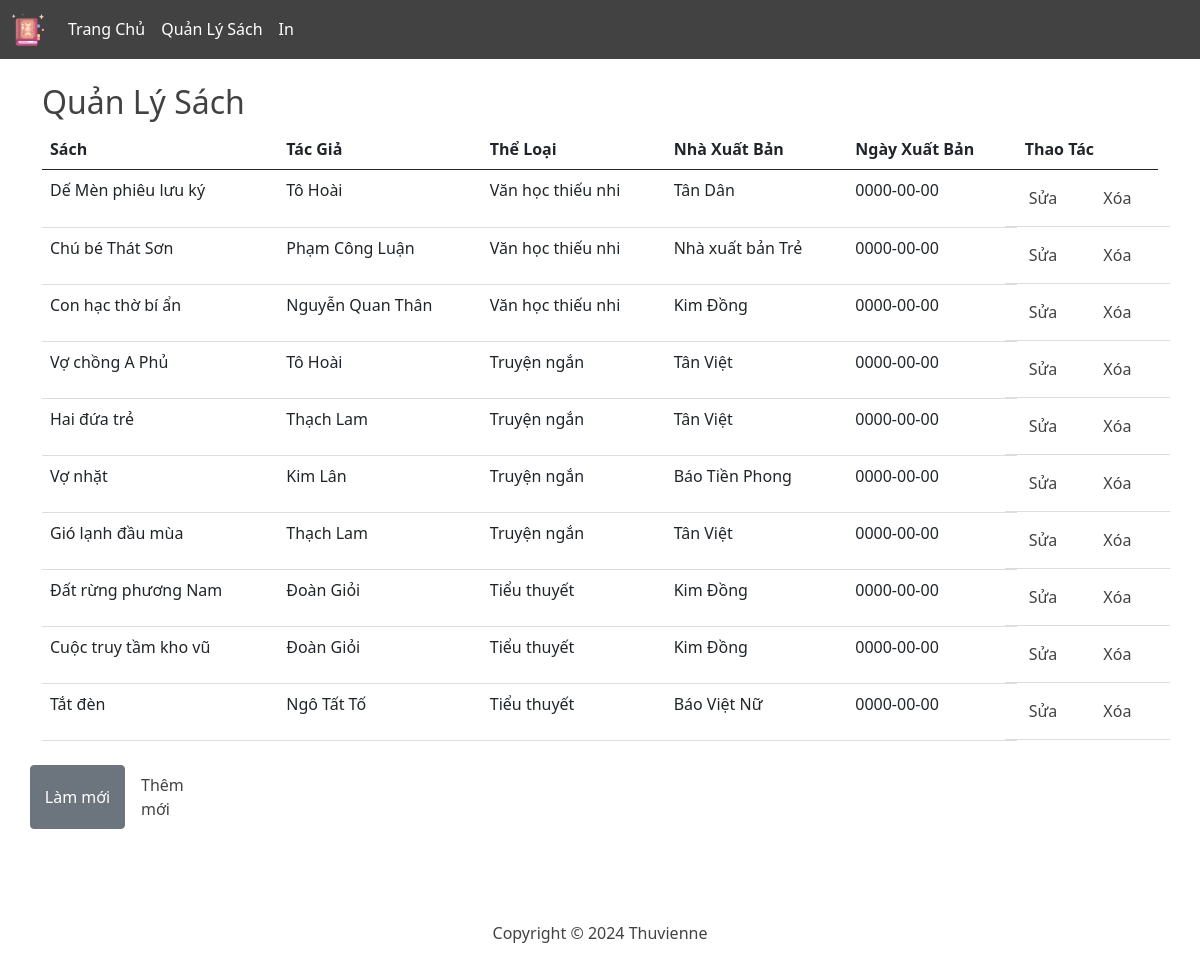
Page /pages/admin/manage_books.php on the committed database.
### tables this page shows
create table SACH
(
   MA_SACH              int not null,
   STT_THELOAI          int not null,
   MA_NXB               char(10) not null,
   MA_TG                char(10) not null,
   TEN_SACH             varchar(20) not null,
   TGXB                 date not null,
   primary key (MA_SACH)
);

create table TAC_GIA
(
   MA_TG                char(10) not null,
   TEN_TG               varchar(20) not null,
   WEBSITE              varchar(30) not null,
   primary key (MA_TG)
);

create table THE_LOAI
(
   STT_THELOAI          int not null,
   TEN_TL               varchar(20) not null,
   primary key (STT_THELOAI)
);

create table NHA_XUAT_BAN
(
   MA_NXB               char(10) not null,
   TEN_NXB              varchar(20) not null,
   DIACHI_NXB           varchar(50) not null,
   NGUOIDAIDIEN         text not null,
   primary key (MA_NXB)
);

### public/pages/admin/manage_books.php (the view)
<?php
require __DIR__ . '/../../../src/db/db_connect.php';
try {
    $query = "
        SELECT SACH.MA_SACH, SACH.TEN_SACH, TAC_GIA.TEN_TG, THE_LOAI.TEN_TL, NHA_XUAT_BAN.TEN_NXB, SACH.TGXB
        FROM SACH
        JOIN TAC_GIA ON SACH.MA_TG = TAC_GIA.MA_TG
        JOIN THE_LOAI ON SACH.STT_THELOAI = THE_LOAI.STT_THELOAI
        JOIN NHA_XUAT_BAN ON SACH.MA_NXB = NHA_XUAT_BAN.MA_NXB
    ";
    $stmt = $pdo->query($query);
    $sachs = $stmt->fetchAll(PDO::FETCH_ASSOC);
} catch (PDOException $e) {
    echo "Lỗi: " . $e->getMessage();
    exit();
}
?>
<!DOCTYPE html>
<html lang="en">
<?php require __DIR__ . '/../../../src/partials/header.php' ?>
<body>
<?php require __DIR__ . '/../../../src/partials/sub-header--admin.php' ?>
    <main class="container mt-4">
        <h2>Quản Lý Sách</h2>
        <table class="table">
            <thead>
                <tr>
                    <th>Sách</th>
                    <th>Tác Giả</th>
                    <th>Thể Loại</th>
                    <th>Nhà Xuất Bản</th>
                    <th>Ngày Xuất Bản</th>
                    <th>Thao Tác</th>
                </tr>
            </thead>
            <tbody>
                <?php foreach ($sachs as $sach) : ?>
                    <tr>
                        <td><?= htmlspecialchars($sach['TEN_SACH']) ?></td>
                        <td><?= htmlspecialchars($sach['TEN_TG']) ?></td>
                        <td><?= htmlspecialchars($sach['TEN_TL']) ?></td>
                        <td><?= htmlspecialchars($sach['TEN_NXB']) ?></td>
                        <td><?= htmlspecialchars($sach['TGXB']) ?></td>
                        <td class="row">
                            <a class="nav-link col" href="/admin/thaotac/edit/?id=<?= $sach['MA_SACH'] ?>">Sửa</a>
                            <a class="nav-link col" href="/admin/thaotac/delete/?id=<?= $sach['MA_SACH'] ?>" onclick="return confirm('Bạn có chắc chắn muốn xóa không?');">Xóa</a>
                        </td>
                    </tr>
                <?php endforeach; ?>
            </tbody>
        </table>
        <div class="row mt-4">
            <button type="button" class="btn btn-secondary col-lg-1">Làm mới</button>
            <a href="/admin/thaotac/add" class="nav-link col-lg-1">Thêm mới</a>
        </div>
    </main>
<?php require __DIR__ . '/../../../src/partials/footer.php' ?>
</body>
</body>
</html>

### src/partials/header.php (shortened to what this page needs)
<head>
    <link href="https://cdn.jsdelivr.net/npm/bootstrap@5.0.2/dist/css/bootstrap.min.css" rel="stylesheet">
</head>

### src/partials/sub-header--admin.php (shortened to what this page needs)
<nav class="navbar navbar-expand-lg navbar-dark" id="sub-header">
    <div class="container-fluid">
        <a class="navbar-brand" href="#"><img height="32px" src="/imgs/icons/main-logo.png" alt=""></a>
        <div class="collapse navbar-collapse" id="navbarNav">
            <ul class="navbar-nav">
                <li class="nav-item">
                    <a class="nav-link active" aria-current="page" href="/admin/trangchu">Trang Chủ</a>
                </li>
                <li class="nav-item">
                    <a class="nav-link active" aria-current="page" href="/admin/quanly">Quản Lý Sách</a>
                </li>
                <li class="nav-item">
                    <a class="nav-link active" aria-current="page" href="/admin/in">In</a>
                </li>
            </ul>
        </div>
    </div>
</nav>

### src/partials/footer.php
<footer>
    <p class="text-center mt-2">Copyright &copy; 2024 Thuvienne</p>
</footer>

### rows in the picture
sach: TEN_SACH "Dế Mèn phiêu lưu ký", MA_TG.TEN_TG "Tô Hoài", STT_THELOAI.TEN_TL "Văn học thiếu nhi", MA_NXB.TEN_NXB "Tân Dân", TGXB "0000-00-00"
sach: TEN_SACH "Chú bé Thát Sơn", MA_TG.TEN_TG "Phạm Công Luận", STT_THELOAI.TEN_TL "Văn học thiếu nhi", MA_NXB.TEN_NXB "Nhà xuất bản Trẻ", TGXB "0000-00-00"
sach: TEN_SACH "Con hạc thờ bí ẩn", MA_TG.TEN_TG "Nguyễn Quan Thân", STT_THELOAI.TEN_TL "Văn học thiếu nhi", MA_NXB.TEN_NXB "Kim Đồng", TGXB "0000-00-00"
sach: TEN_SACH "Vợ chồng A Phủ", MA_TG.TEN_TG "Tô Hoài", STT_THELOAI.TEN_TL "Truyện ngắn", MA_NXB.TEN_NXB "Tân Việt", TGXB "0000-00-00"
sach: TEN_SACH "Hai đứa trẻ", MA_TG.TEN_TG "Thạch Lam", STT_THELOAI.TEN_TL "Truyện ngắn", MA_NXB.TEN_NXB "Tân Việt", TGXB "0000-00-00"
sach: TEN_SACH "Vợ nhặt", MA_TG.TEN_TG "Kim Lân", STT_THELOAI.TEN_TL "Truyện ngắn", MA_NXB.TEN_NXB "Báo Tiền Phong", TGXB "0000-00-00"
sach: TEN_SACH "Gió lạnh đầu mùa", MA_TG.TEN_TG "Thạch Lam", STT_THELOAI.TEN_TL "Truyện ngắn", MA_NXB.TEN_NXB "Tân Việt", TGXB "0000-00-00"
sach: TEN_SACH "Đất rừng phương Nam", MA_TG.TEN_TG "Đoàn Giỏi", STT_THELOAI.TEN_TL "Tiểu thuyết", MA_NXB.TEN_NXB "Kim Đồng", TGXB "0000-00-00"
sach: TEN_SACH "Cuộc truy tầm kho vũ", MA_TG.TEN_TG "Đoàn Giỏi", STT_THELOAI.TEN_TL "Tiểu thuyết", MA_NXB.TEN_NXB "Kim Đồng", TGXB "0000-00-00"
sach: TEN_SACH "Tắt đèn", MA_TG.TEN_TG "Ngô Tất Tố", STT_THELOAI.TEN_TL "Tiểu thuyết", MA_NXB.TEN_NXB "Báo Việt Nữ", TGXB "0000-00-00"
